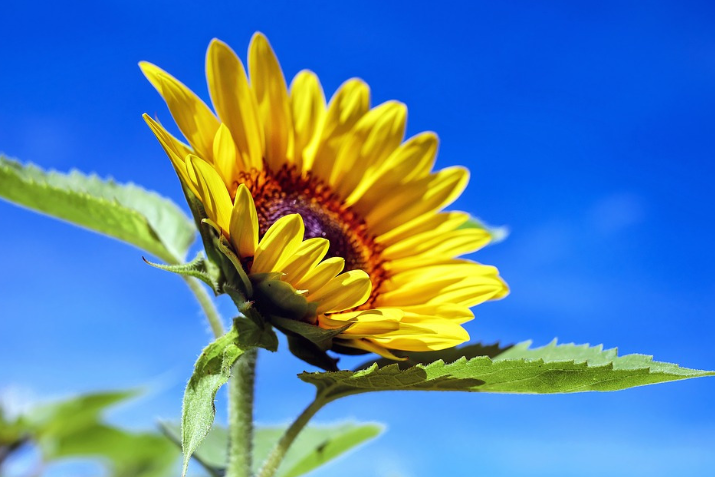
#> input picture 011_image_processing/010_histogram/input/flower.png, 715 x 477 px, found by its file name
$ python 010_draw_histogram.py
#> lines starting #> are read from the running program, lines starting #| are printed output that depends on the picture; after the words box and inside, x2 and y2 are one past the last pixel; in counts of white or black regions, pixels touching at a corner belong together
import os
import cv2
import numpy as np

dir_proj = os.getcwd()
dir_base = os.path.join(dir_proj, "011_image_processing", "010_histogram")
dir_input = os.path.join(dir_base, "input")
dir_output = os.path.join(dir_base, "output")
os.makedirs(dir_output, exist_ok=True)

img = cv2.imread(filename=os.path.join(dir_input, "flower.png"))
#> img is the input picture: shape (477, 715, 3); mean B, G, R 172.4, 131.7, 85.1
if img is None:
    print("Error: Could not open image")
    exit()


"""===========================================================================================
Draw Brightness Histogram
==========================================================================================="""


def draw_histogram(gray):
    # Count how many pixels belong to each brightness value from 0 to 255.
    hist = cv2.calcHist(images=[gray], channels=[0], mask=None,
                        histSize=[256], ranges=[0, 256])
    hist = cv2.normalize(src=hist, dst=None, alpha=0, beta=260,
                         norm_type=cv2.NORM_MINMAX)

    canvas = np.full(shape=(300, 256, 3), fill_value=255, dtype=np.uint8)
    for i in range(1, 256):
        x1, x2 = (i - 1), i
        y1 = 300 - int(hist[i - 1][0])
        y2 = 300 - int(hist[i][0])
        cv2.line(img=canvas, pt1=(x1, y1), pt2=(x2, y2),
                 color=(30, 30, 30), thickness=2)

    return canvas


"""===========================================================================================
Compare Brightness Distributions
==========================================================================================="""
gray = cv2.cvtColor(src=img, code=cv2.COLOR_BGR2GRAY)
dark = cv2.convertScaleAbs(src=img, alpha=0.55, beta=-35)
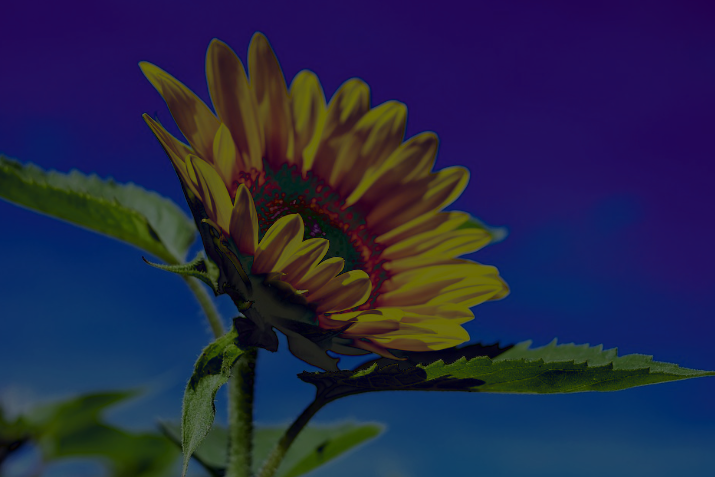
#> dark: shape (477, 715, 3); mean B, G, R 71.5, 39, 36.3
bright = cv2.convertScaleAbs(src=img, alpha=1.15, beta=40)
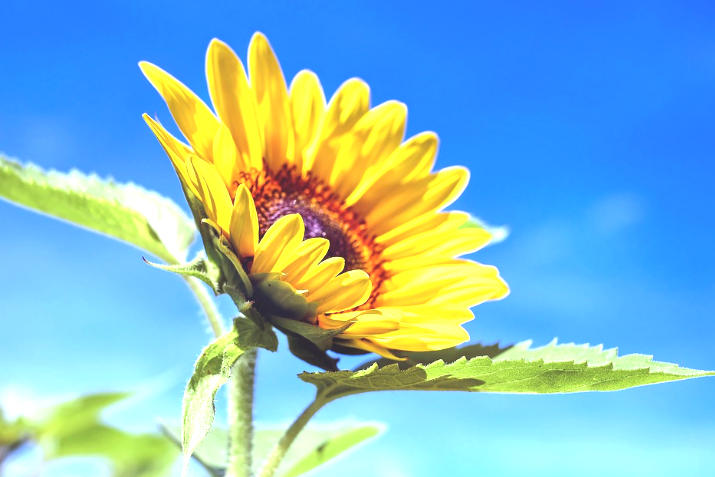
#> bright: shape (477, 715, 3); mean B, G, R 199.8, 186.6, 132.4

gray_dark = cv2.cvtColor(src=dark, code=cv2.COLOR_BGR2GRAY)
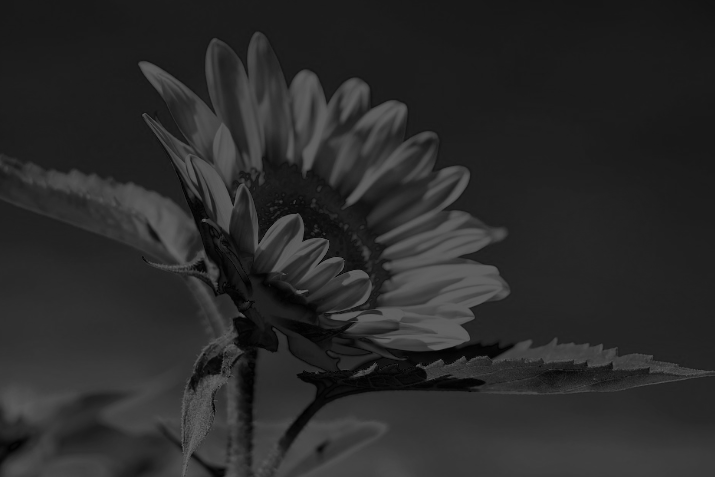
#> gray_dark: shape (477, 715); min 1, max 100, mean 41.9
gray_bright = cv2.cvtColor(src=bright, code=cv2.COLOR_BGR2GRAY)
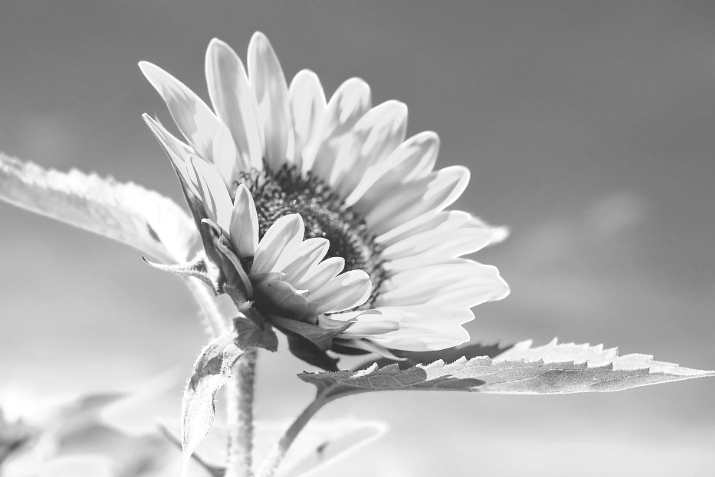
#> gray_bright: shape (477, 715); min 42, max 255, mean 171.9

cv2.imwrite(filename=os.path.join(dir_output, "01_gray.png"), img=gray)
cv2.imwrite(filename=os.path.join(dir_output, "02_hist_gray.png"),
            img=draw_histogram(gray=gray))
#> in draw_histogram, `hist = cv2.calcHist(images=[gray], channels=[0], mask=None, histSize=[..`: hist = 256 values, max 13129 at index 77, min 0 at index 0, mean 1332.2
#> in draw_histogram, `hist = cv2.normalize(src=hist, dst=None, alpha=0, beta=260, norm_type=..`: hist = 256 values, max 260 at index 77, min 0 at index 0, mean 26.38
#> the loop in draw_histogram, `for i in range(1, 256):` made 255 passes
#> (y1, y2) on passes 1 to 3: (300, 300), (300, 300), (300, 300)
#> after the loop in draw_histogram, `for i in range(1, 256):`:
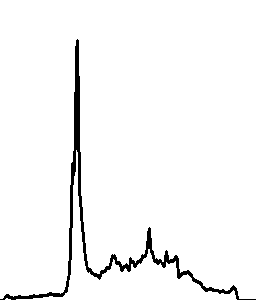
#> canvas: shape (300, 256, 3); values 30 (black) and 255 (white), 96.6% white; 1 black region, box (x1, y1, x2, y2) and area: (0, 39, 256, 300) 2591

cv2.imwrite(filename=os.path.join(dir_output, "03_dark.png"), img=dark)
cv2.imwrite(filename=os.path.join(dir_output, "04_hist_dark.png"),
            img=draw_histogram(gray=gray_dark))
#> in draw_histogram (call 2), `hist = cv2.calcHist(images=[gray], channels=[0], mask=None, histSize=[..`: hist = 256 values, max 30593 at index 27, min 0 at index 0, mean 1332.2
#> in draw_histogram (call 2), `hist = cv2.normalize(src=hist, dst=None, alpha=0, beta=260, norm_type=..`: hist = 256 values, max 260 at index 27, min 0 at index 0, mean 11.32
#> the loop in draw_histogram (call 2), `for i in range(1, 256):` made 255 passes
#> (y1, y2) on passes 1 to 3: (300, 300), (300, 299), (299, 296)
#> after the loop in draw_histogram (call 2), `for i in range(1, 256):`:
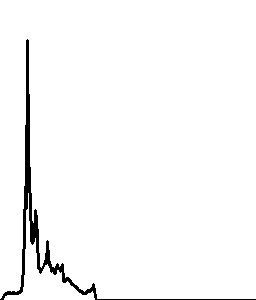
#> canvas: shape (300, 256, 3); values 30 (black) and 255 (white), 97.3% white; 1 black region, box (x1, y1, x2, y2) and area: (0, 39, 256, 300) 2047

cv2.imwrite(filename=os.path.join(dir_output, "05_bright.png"), img=bright)
cv2.imwrite(filename=os.path.join(dir_output, "06_hist_bright.png"),
            img=draw_histogram(gray=gray_bright))
#> in draw_histogram (call 3), `hist = cv2.calcHist(images=[gray], channels=[0], mask=None, histSize=[..`: hist = 256 values, max 13018 at index 124, min 0 at index 0, mean 1332.2
#> in draw_histogram (call 3), `hist = cv2.normalize(src=hist, dst=None, alpha=0, beta=260, norm_type=..`: hist = 256 values, max 260 at index 124, min 0 at index 0, mean 26.61
#> the loop in draw_histogram (call 3), `for i in range(1, 256):` made 255 passes
#> after the loop in draw_histogram (call 3), `for i in range(1, 256):`:
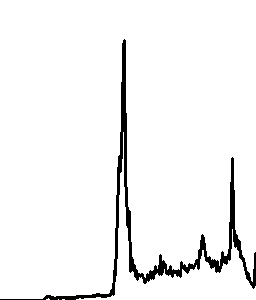
#> canvas: shape (300, 256, 3); values 30 (black) and 255 (white), 95.6% white; 1 black region, box (x1, y1, x2, y2) and area: (0, 39, 256, 300) 3397

print("Saved output images to:", dir_output)
